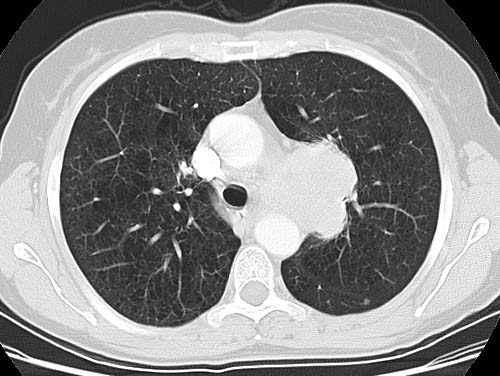
%> input picture FYP 4th Feb9 watershed/Dataset/patient1.jpg, 500 x 376 px
$ octave watershed_transford_index.m   (GNU Octave 9; MATLAB toolbox functions it lacks are replaced by stand-ins)
%> lines starting %> are read from the running program, lines starting %| are printed output that depends on the picture; in (x1, y1, x2, y2) boxes, pixels count from 0 and x2, y2 are one past the last pixel; in counts of white or black regions, pixels touching at a corner belong together; the program's own positions count from 1; long printed decimals are rounded
### FYP 4th Feb9 watershed/keepMaxObj.m
function Imx = keepMaxObj(X)
%Function to keep only the maximum sized (biggest) object in an image
%SCd 11/30/2010
%
%Updates:
%   -02/03/2011: Added ability to handle an image directly
%
%Usage:
%   Imx = keepMaxObj(CC);
%   Imx = keepMaxObj(V);
%
%Input Arguments:
%   -CC: Connected components returned from bwconncomp
%   -V: Logical image with parts you want true
%
%Output Arguments:
%   -Imx: Logical volume with only the biggest object left true.
%
%See Also: bwconncomp
%
      %Error checking:
      assert(islogical(X)||isstruct(X),'The first input argument is expected to be a struct or a logical');
      if isstruct(X)
          CC = X;
          parts = {'PixelIdxList','ImageSize'};
          assert(all(ismember(parts,fieldnames(CC))),'CC is expected to be the output from bwconncomp');
      else
          CC = bwconncomp(X);
      end
      clear X;
      %Preallocate and find number of voxels/object
      Nvox = zeros(CC.NumObjects,1);
      for ii = 1:CC.NumObjects
          Nvox(ii) = numel(CC.PixelIdxList{ii});
      end
      %Find the biggest object's index, warn and save all if there are multiples
      [mx,midx] = max(Nvox);
      more_than1_max = sum(mx==Nvox);
      if more_than1_max > 1
          midx = find(mx == Nvox);
          warning('Multiple:Maxima', 'There were %i objects with the maximum size.\n  They are all left on!',more_than1_max);
      end
      %Create the final image
      Imx = false(CC.ImageSize);
      Imx([CC.PixelIdxList{midx}]) = true;
end

### FYP 4th Feb9 watershed/gabor_fn.m
function gb=gabor_fn(bw,gamma,psi,lambda,theta)
% [5 lines of commented-out code are left out]

sigma = lambda/pi*sqrt(log(2)/2)*(2^bw+1)/(2^bw-1);
sigma_x = sigma;
sigma_y = sigma/gamma;

sz=fix(4*max(sigma_y,sigma_x))+1;
if mod(sz,2)==0, sz=sz+1;end

% alternatively, use a fixed size
% sz = 60;

[x y]=meshgrid(-fix(sz/2):fix(sz/2),fix(sz/2):-1:fix(-sz/2));
% x (right +)
% y (up +)

% Rotation
x_theta=x*cos(theta)+y*sin(theta);
y_theta=-x*sin(theta)+y*cos(theta);

gb=exp(-0.5*(x_theta.^2/sigma_x^2+gamma^2*y_theta.^2/sigma_y^2)).*cos(2*pi/lambda*x_theta+psi);
%gb = (gb/2+0.5);
% imshow(gb);

### FYP 4th Feb9 watershed/watershed_transford_index.m
%% Method of Gabor Filter

lambda  = 5.48;
%for patient5.png, lambda is 6
%for patient1.jpg, lambda is 5.48 and se1 is 3, bwarea = 150, thres = 0.65
%for nodule.jpg/patient4 lambda is 5.48, otherwise 6
%for ct/patient1.jpg lambda 5.48 further improves the result and makes the nodule
%smaller.
% for patient6.jpg, lambda is 5.48 for patient6.jpg, 4 becomes 3 -se1 in
% line 282, in line 182 = threshold is 0.82
theta   = 0;
bw      = 3;
psi     = [0 0];
gamma   = 2;
N       = 4;
%% Ct scan input image
 img_in = imread('F:\Local Disk D\Study\Final Year Project\Final Project\FYP 4th Feb9 watershed\Dataset\patient1.jpg');
%> img_in is the input picture: size 376x500 uint8; min 0, max 255, mean 139.4
 img_in = imresize(img_in,[512 512]);
%> img_in: size 512x512 uint8
 if size(img_in,3)==3
    img_in = rgb2gray(img_in);
end
%img_in = b;
%img_in = double(dicomread('a.dcm'));
%img_in(:,:,2:3) = [];
img_out = zeros(size(img_in,1), size(img_in,2), N);
for n=1:N
    gb = gabor_fn(bw,gamma,psi(1),lambda,theta)...
        + gabor_fn(bw,gamma,psi(2),lambda,theta);
    img_out(:,:,n) = imfilter(img_in, gb, 'symmetric');
    theta = theta + 2*pi/N;
end
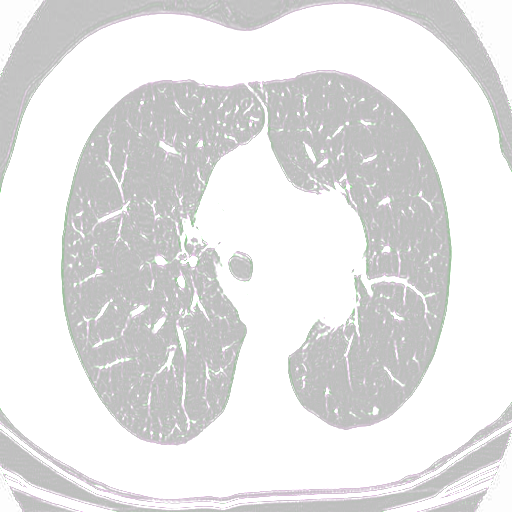
%> img_out: size 512x512x4 double; mean R, G, B, A 190.9, 190.4, 190.9, 190.4; transparent parts drawn white
%> after the loop, theta = 6.28
figure(1);
imshow(img_in);
title('input image');
figure(2);
img_out_disp = sum(abs(img_out).^2, 3).^0.5;
img_out_disp = img_out_disp./max(img_out_disp(:));
imshow(img_out_disp);
I = img_out_disp;
%a=imcrop(img_out_disp,[65 120 390 300]);
%a=img_out_disp(120:400,65:466);
%a=img_out_disp(150:420,45:470);
title('gabor output, L-2 super-imposed, normalized');
%% Step 1: Read in the Color Image and Convert it to Grayscale

%I=a;
%I = img_out_disp;

%% Step 2: Use the Gradient Magnitude as the Segmentation Function
% Use the Sobel edge masks, |imfilter|, and some simple arithmetic to
% compute the gradient magnitude.  The gradient is high at the borders of
% the objects and low (mostly) inside the objects.

%preprocessing using sobel filter

hy = fspecial('sobel');
hx = hy';
Iy = imfilter(double(I), hy, 'replicate');
Ix = imfilter(double(I), hx, 'replicate');
gradmag = sqrt(Ix.^2 + Iy.^2);
figure
imshow(gradmag,[]), title('Gradient magnitude (gradmag)')

%%
% Can you segment the image by using the watershed transform directly on
% the gradient magnitude?


L = watershed(gradmag);
Lrgb = label2rgb(L);
figure, imshow(Lrgb), title('Watershed transform of gradient magnitude (Lrgb)')

%%
% No.  Without additional preprocessing such as the marker computations below,
% using the watershed transform directly often results in
% "oversegmentation."


%% Step 3: Mark the Foreground Object
% A variety of procedures could be applied here to find the foreground
% markers, which must be connected blobs of pixels inside each of the
% foreground objects.  In this example you'll use morphological
% techniques called "opening-by-reconstruction" and
% "closing-by-reconstruction" to "clean" up the image.  These
% operations will create flat maxima inside each object that can be
% located using |imregionalmax|.


%%
% Opening is an erosion followed by a dilation, while
% opening-by-reconstruction is an erosion followed by a morphological
% reconstruction.  Let's compare the two.  First, compute the opening using
% |imopen|.


se = strel('disk', 40);
Io = imopen(I, se);
%figure
%imshow(Io), title('Opening (Io)')

%%
% Next compute the opening-by-reconstruction using |imerode| and
% |imreconstruct|.


Ie = imerode(I, se);
Iobr = imreconstruct(Ie, I);
figure
imshow(Iobr), title('Opening-by-reconstruction (Iobr)')

%%
% Following the opening with a closing can remove the dark spots
% and stem marks.  Compare a regular morphological closing with a
% closing-by-reconstruction.  First try |imclose|:

Ioc = imclose(Io, se);
%figure
%imshow(Ioc), title('Opening-closing (Ioc)')

%%
% Now use |imdilate| followed by |imreconstruct|.  Notice you must
% complement the image inputs and output of |imreconstruct|.

Iobrd = imdilate(Iobr, se);
Iobrcbr = imreconstruct(imcomplement(Iobrd), imcomplement(Iobr));
Iobrcbr = imcomplement(Iobrcbr);
figure
imshow(Iobrcbr), title('Opening-closing by reconstruction (Iobrcbr)')

%%
% As you can see by comparing |Iobrcbr| with |Ioc|, reconstruction-based
% opening and closing are more
% effective than standard opening and closing at removing small blemishes
% without affecting the overall shapes of the objects.  Calculate the
% regional maxima of |Iobrcbr| to obtain good foreground markers.


fgm = imregionalmax(Iobrcbr);
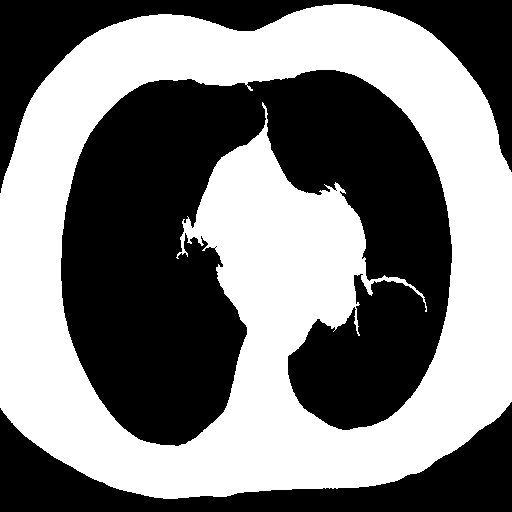
%> fgm: size 512x512 logical; 49.3% white; 1 white region, box (x1, y1, x2, y2) and area: (0, 4, 512, 499) 129367
figure
imshow(fgm), title('Regional maxima of opening-closing by reconstruction (fgm)')

%%
% To help interpret the result, superimpose the foreground marker image
% on the original image.

I2 = I;
I2(fgm) = 255;
%figure
%imshow(I2), title('Regional maxima superimposed on original image (I2)')

%%
% Notice that some of the mostly-occluded and shadowed objects are not
% marked, which means that these objects will not be segmented properly
% in the end result.  Also, the foreground markers in some objects go right
% up to the objects' edge.  That means you should clean the edges of the
% marker blobs and then shrink them a bit.  You can do this by a closing
% followed by an erosion.


se2 = strel(ones(5,5));
fgm2 = imclose(fgm, se2);
%> fgm2: size 512x512 logical; 49.5% white; 1 white region, box (x1, y1, x2, y2) and area: (0, 4, 512, 499) 129685
fgm3 = imerode(fgm2, se2);
%> fgm3: size 512x512 logical; 46.1% white; 3 white regions (2 under 20 px), largest, box (x1, y1, x2, y2) and area: (0, 6, 512, 497) 120803

%%
% This procedure tends to leave some stray isolated pixels that must be
% removed.  You can do this using |bwareaopen|, which removes all blobs
% that have fewer than a certain number of pixels.


fgm4 = bwareaopen(fgm3, 20);
%> fgm4: size 512x512 logical; 46.1% white; 1 white region, box (x1, y1, x2, y2) and area: (0, 6, 512, 497) 120803
I3 = I;
I3(fgm4) = 255;
%figure
%imshow(I3)
%title('Modified regional maxima superimposed on original image (fgm4)')

%% Step 4: Compute Background Markers
% Now you need to mark the background.  In the cleaned-up image, |Iobrcbr|,
% the dark pixels belong to the background, so you could start with a
% thresholding operation.

bw = im2bw(Iobrcbr, graythresh(Iobrcbr)); %patient6.jpg at 0.82 , lambda 5.48 Iobrcbr
%> bw: size 512x512 logical; 50.3% white; 4 black regions, box (x1, y1, x2, y2) and area: (61, 79, 265, 445) 50699, (248, 70, 452, 430) 39267, (0, 0, 512, 192) 20862, (0, 402, 512, 512) 19364
figure
imshow(bw), title('Thresholded opening-closing by reconstruction (bw)')

%%
% The background pixels are in black, but ideally we don't want the
% background markers to be too close to the edges of the objects we are
% trying to segment.  We'll "thin" the background by computing the
% "skeleton by influence zones", or SKIZ, of the foreground of |bw|.
% This can be done by computing the watershed transform of the distance
% transform of |bw|, and then looking for the watershed ridge lines (|DL ==
% 0|) of the result.
D = bwdist(bw);
DL = watershed(D);
%> DL: size 512x512 uint8; every value is 1
bgm = DL == 0; %ridge lines
%> bgm: size 512x512 logical; every value is 0
%figure
%imshow(bgm), title('Watershed ridge lines (bgm)')

%% Step 5: Compute the Watershed Transform of the Segmentation Function.
% The function |imimposemin| can be used to modify an image so that it has
% regional minima only in certain desired locations.  Here you can use
% |imimposemin| to modify the gradient magnitude image so that its only
% regional minima occur at foreground and background marker pixels.
gradmag2 = imimposemin(gradmag, bgm | fgm4);
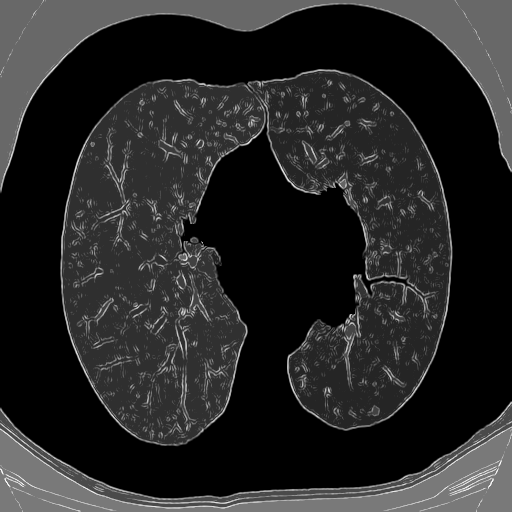
%> gradmag2: size 512x512 double; 46.08% of the values are NaN or infinite; the others: min 0.00447, max 4.47, mean 1.27; drawn with min black, max white, NaN and infinite black

%%
% Finally we are ready to compute the watershed-based segmentation.
L = watershed(gradmag2);
Lrgb1 = label2rgb(L);
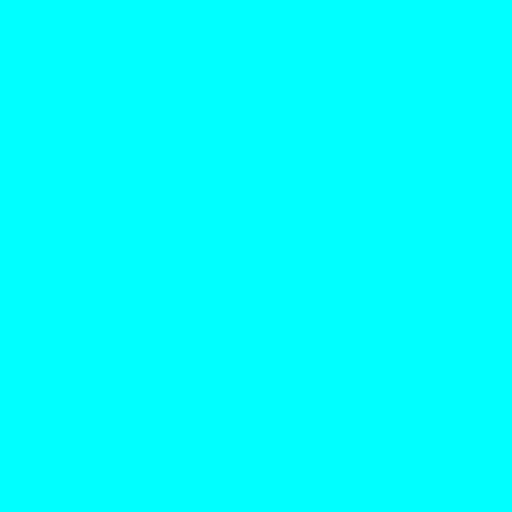
%> Lrgb1: size 512x512x3 uint8; mean R, G, B 0, 255, 255
%figure,title('result of watershed transform'),imshow(Lrgb1);

%% Step 6: Visualize the Result
% One visualization technique is to superimpose the foreground
% markers, background markers, and segmented object boundaries on the
% original image.  You can use dilation as needed to make certain aspects,
% such as the object boundaries, more visible.  Object boundaries are
% located where |L == 0|.
I4 = I;
I4(imdilate(L == 0, ones(3, 3)) | bgm | bw) = 1;
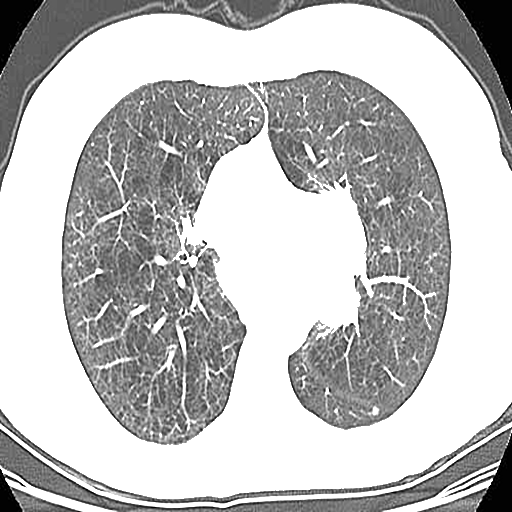
%> I4: size 512x512 double; min 0, max 1, mean 0.751
figure
imshow(I4)
title('Markers and object boundaries superimposed on original image (I4)')

%%
% This visualization illustrates how the locations of the foreground and
% background markers affect the result.  In a couple of locations,
% partially occluded darker objects were merged with their brighter
% neighbor objects because the occluded objects did not have foreground
% markers.
%
% Another useful visualization technique is to display the label matrix
% as a color image.  Label matrices, such as those produced by
% |watershed| and |bwlabel|, can be converted to truecolor images for
% visualization purposes by using |label2rgb|.
%Lrgb = label2rgb(L, 'jet', 'w', 'shuffle');
%figure
%imshow(Lrgb)
%title('Colored watershed label matrix (Lrgb)')
%%
% [8 lines of commented-out code are left out]
%%
black=0;
white=0;
for i=1:(size(I4,1));
    for j=1:(size(I4,2));
        if I4(i,j)<=0.16
            black=black+1;
        else
            white=white+1;
        end
    end
end
%> after the loop, black = 7181; white = 254963
threshold=17179;
black
%> black = 7181
white
%> white = 254963
if black>=threshold
    'Lung is normal'
else
    'Lung has Cancer'
end

%--------------------$

total1 = I4 - 0.3;
figure,imshow(total1),title('low brightness result');
%> after `imshow(total1)`:
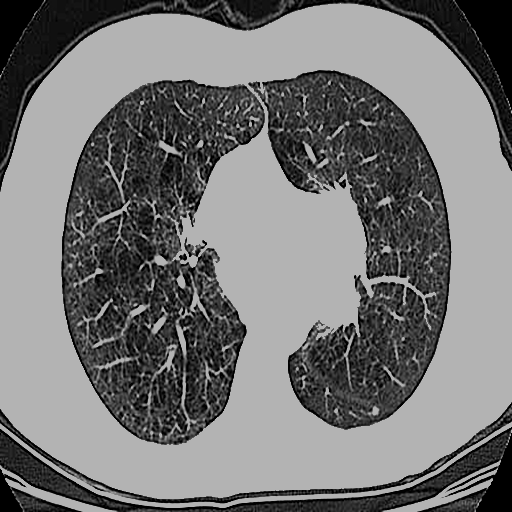
%> displayed picture: size 512x512, on the screen's scale of 0 to 255; min 0, max 179, mean 117.6
total3 = medfilt2(total1); %preserves edges better than gaussian noise
%total3 = imgaussfilt(total1,1);
figure,imshow(total3),title('median filtered image');
total2 = im2bw(total3,0.65); %for patient1.jpg, 0.65 threshold
%> total2: size 512x512 logical; 52.8% white; 6 black regions (1 under 20 px), largest, box (x1, y1, x2, y2) and area: (61, 80, 265, 445) 49001, (248, 70, 452, 430) 38632, (0, 0, 512, 192) 20864, (0, 427, 512, 512) 11824, (0, 402, 512, 504) 3426
figure,imshow(total2)
total5 = bwareaopen(total2,150); %bwareaopen patient1.jpg = 150
%> total5: size 512x512 logical; 51.9% white; 6 black regions (1 under 20 px), largest, box (x1, y1, x2, y2) and area: (61, 80, 265, 445) 50702, (248, 70, 452, 430) 39289, (0, 0, 512, 192) 20864, (0, 427, 512, 512) 11824, (0, 402, 512, 504) 3439
figure,imshow(total5)
%separate nodule from lung wall
se1 = strel('square',3);  %for patient6.jpg,patient1.jpg 4 becomes 3 -se1
totalerode = imerode(total5,se1);
%> totalerode: size 512x512 logical; 49.1% white; 56 white regions (50 under 20 px), largest, box (x1, y1, x2, y2) and area: (0, 5, 512, 498) 126650, (2, 427, 487, 507) 800, (8, 481, 111, 512) 500, (388, 482, 490, 512) 457, (188, 257, 197, 266) 53, (491, 424, 512, 437) 29
figure,imshow(totalerode),title('final nodule');
left = totalerode(:, 1:end/2, :);
%> left: size 512x256 logical; 44.8% white; 13 white regions (9 under 20 px), largest, box (x1, y1, x2, y2) and area: (0, 15, 256, 498) 57734, (8, 481, 111, 512) 500, (2, 427, 256, 507) 410, (188, 257, 197, 266) 53
right = totalerode(:, end/2+1:end, :);
%> right: size 512x256 logical; 53.3% white; 3 black regions, box (x1, y1, x2, y2) and area: (0, 69, 197, 431) 41472, (0, 401, 256, 512) 10108, (0, 0, 256, 172) 9612
se2 = strel('square', 10);
right =imerode(right,se2);
%> right: size 512x256 logical; 45.1% white; 2 white regions (1 under 20 px), largest, box (x1, y1, x2, y2) and area: (0, 9, 256, 485) 59152
figure,imshow(left),title('left lung');
figure,imshow(right),title('right lung');
%for left lung
Inoborder = imclearborder(left);
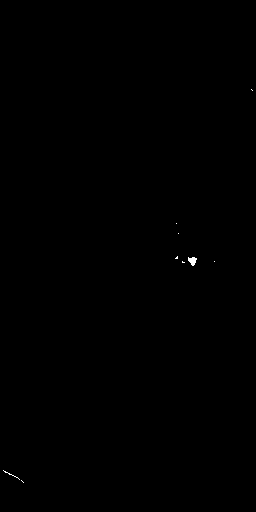
%> Inoborder: size 512x256 logical; 0.07% white; 9 white regions (8 under 20 px), largest, box (x1, y1, x2, y2) and area: (188, 257, 197, 266) 53
Imx = keepMaxObj(Inoborder);
%> in keepMaxObj, `CC = bwconncomp(X);`: CC = 9 connected components
%> the loop in keepMaxObj, `for ii = 1:CC.NumObjects` made 9 passes
%> after the loop in keepMaxObj, `for ii = 1:CC.NumObjects`: Nvox = [19; 3; 6; 1; 1; 4; 53; 1; 2]
%> in keepMaxObj, `[mx,midx] = max(Nvox);`: mx = 53; midx = 7
%> in keepMaxObj, `more_than1_max = sum(mx==Nvox);`: more_than1_max = 1
%> in keepMaxObj, `Imx = false(CC.ImageSize);`: Imx: size 512x256 logical; every value is 0
%> in keepMaxObj, `Imx([CC.PixelIdxList{midx}]) = true;`: Imx: size 512x256 logical; 0.04% white; 1 white region, box (x1, y1, x2, y2) and area: (188, 257, 197, 266) 53
figure,imshow(Imx);


%highlight nodule pixels
redAndBlueChannel = 255 * uint8(Imx);
% redChannel = 255* uint8(Imx); to generate red color
% blueChannel = 255*zeros(size(Imx),'uint8');
 greenChannel = 255 * zeros(size(Imx), 'uint8'); % Green Everywhere.
rgbImage1 = cat(3, redAndBlueChannel, greenChannel, redAndBlueChannel);
figure,imshow(rgbImage1);
figure
imshow(img_in)
hold on
himage = imshow(rgbImage1);
himage.AlphaData = 0.5;

stats = regionprops(Imx,'Area','Eccentricity','Perimeter');
%> stats = 1 region; Area, Eccentricity and Perimeter: 53 0.442 26.23
area = stats.Area;
%> area = 53
eccentricity = stats.Eccentricity;
%> eccentricity = 0.442
eccentricity = im2double(eccentricity);
perimeter = stats.Perimeter;
%> perimeter = 26.23
perimeter = im2double(perimeter);
fprintf('Area is:  %d \n',area)
%| Area is:  53
fprintf('Eccentricity is:  %d \n',eccentricity)
%| Eccentricity is:  0.4417
fprintf('Perimeter is: %d \n',perimeter)
%| Perimeter is: 26.233

$ run again, with FYP 4th Feb9 watershed/Dataset/patient5.png saved as FYP 4th Feb9 watershed/Dataset/patient1.jpg
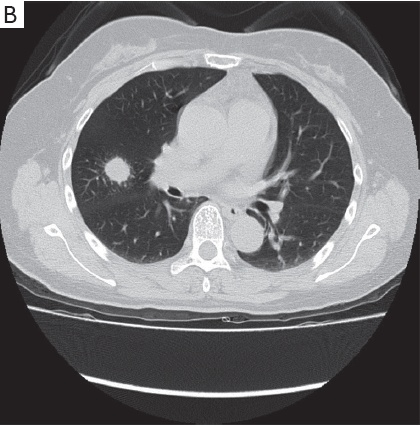
%> input picture FYP 4th Feb9 watershed/Dataset/patient5.png, 420 x 426 px
%> img_in is the input picture: size 426x420x3 uint8; mean R, G, B 117.4, 117, 119.1
%> after the loop `for n=1:N`: theta = 6.28
%> fgm: size 512x512 logical; 49.2% white; 1 white region, box (x1, y1, x2, y2) and area: (0, 19, 512, 379) 128960
%> fgm2: size 512x512 logical; 49.2% white; 1 white region, box (x1, y1, x2, y2) and area: (0, 19, 512, 379) 129009
%> fgm3: size 512x512 logical; 47.2% white; 1 white region, box (x1, y1, x2, y2) and area: (0, 21, 512, 377) 123713
%> bw: size 512x512 logical; 50.2% white; 3 black regions, box (x1, y1, x2, y2) and area: (0, 239, 512, 512) 77930, (0, 0, 512, 204) 29047, (87, 81, 276, 315) 23648
%> DL: size 512x512 uint8; every value is 1
%> bgm: size 512x512 logical; every value is 0
%> `I4(imdilate(L == 0, ones(3, 3)) | bgm | bw) = 1;`:
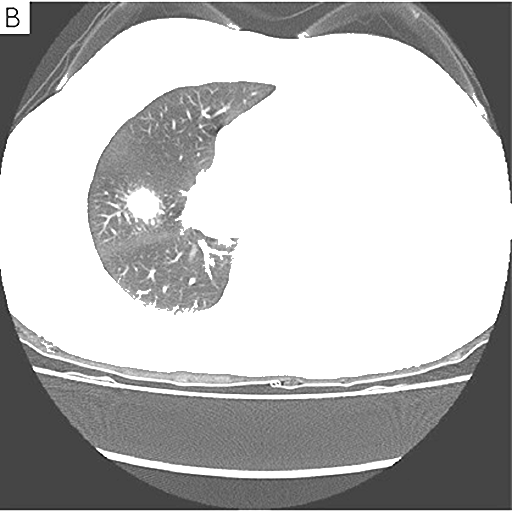
%> I4: size 512x512 double; min 0, max 1, mean 0.733
%> after the loop `for i=1:(size(I4,1));`: black = 675; white = 261469
%> `black`: black = 675
%> `white`: white = 261469
%> total2: size 512x512 logical; 52.8% white; 6 black regions (1 under 20 px), largest, box (x1, y1, x2, y2) and area: (0, 239, 512, 512) 72933, (0, 0, 512, 204) 27900, (87, 81, 276, 314) 22597, (6, 7, 20, 28) 161, (69, 374, 90, 380) 43
%> total5: size 512x512 logical; 52.6% white; 6 black regions (1 under 20 px), largest, box (x1, y1, x2, y2) and area: (0, 239, 512, 512) 72964, (0, 0, 512, 204) 28060, (87, 81, 276, 314) 22835, (6, 7, 20, 28) 249, (69, 374, 90, 380) 43
%> totalerode: size 512x512 logical; 50.3% white; 5 black regions (1 under 20 px), largest, box (x1, y1, x2, y2) and area: (0, 238, 512, 512) 76604, (0, 0, 512, 205) 29129, (86, 80, 277, 315) 24347, (5, 6, 21, 29) 325
%> left: size 512x256 logical; 41.7% white; 32 white regions (24 under 20 px), largest, box (x1, y1, x2, y2) and area: (0, 19, 256, 376) 52193, (103, 452, 256, 477) 668, (128, 189, 162, 222) 656
%> Inoborder: size 512x256 logical; 0.78% white; 28 white regions (24 under 20 px), largest, box (x1, y1, x2, y2) and area: (128, 189, 162, 222) 656, (199, 241, 227, 274) 178, (35, 368, 68, 377) 64, (182, 384, 204, 385) 22
%> CC = 28 connected components
%> the loop in keepMaxObj, `for ii = 1:CC.NumObjects` made 28 passes
%> after the loop in keepMaxObj, `for ii = 1:CC.NumObjects`: Nvox = 28 values, max 656 at index 15, min 1 at index 2, mean 36.36
%> mx = 656; midx = 15
%> more_than1_max = 1
%> in keepMaxObj, `Imx([CC.PixelIdxList{midx}]) = true;`:
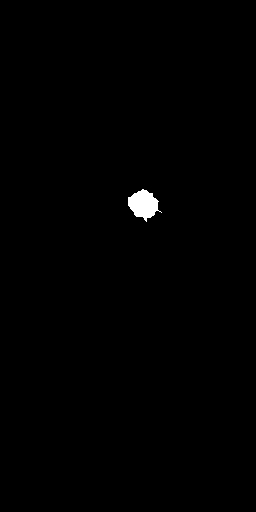
%> Imx: size 512x256 logical; 0.5% white; 1 white region, box (x1, y1, x2, y2) and area: (128, 189, 162, 222) 656
%> stats = 1 region; Area, Eccentricity and Perimeter: 656 0.482 106.9
%> area = 656
%> eccentricity = 0.482
%> perimeter = 106.9
%| Area is:  656
%| Eccentricity is:  0.482
%| Perimeter is: 106.926
